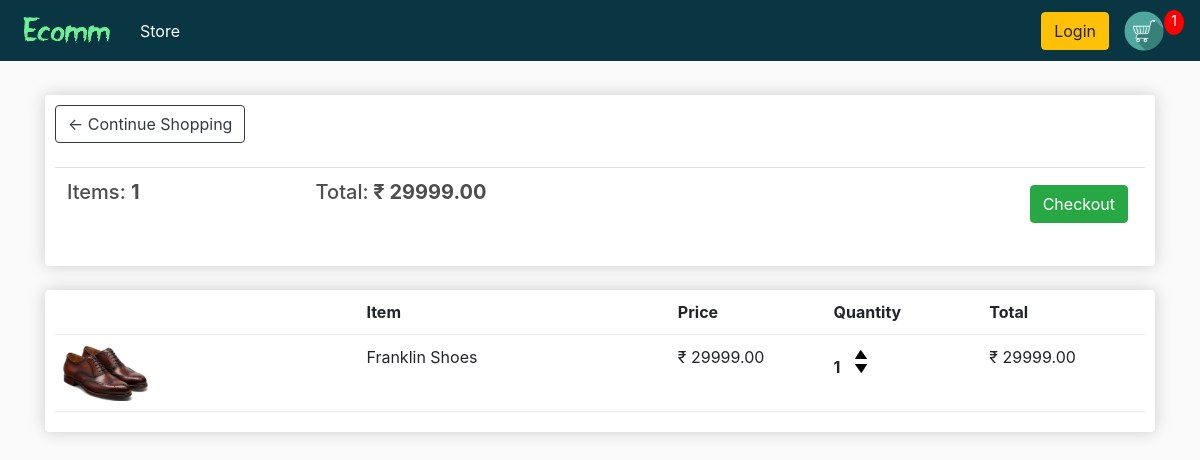
The page /cart/ (signed in) on the database as committed earlier.
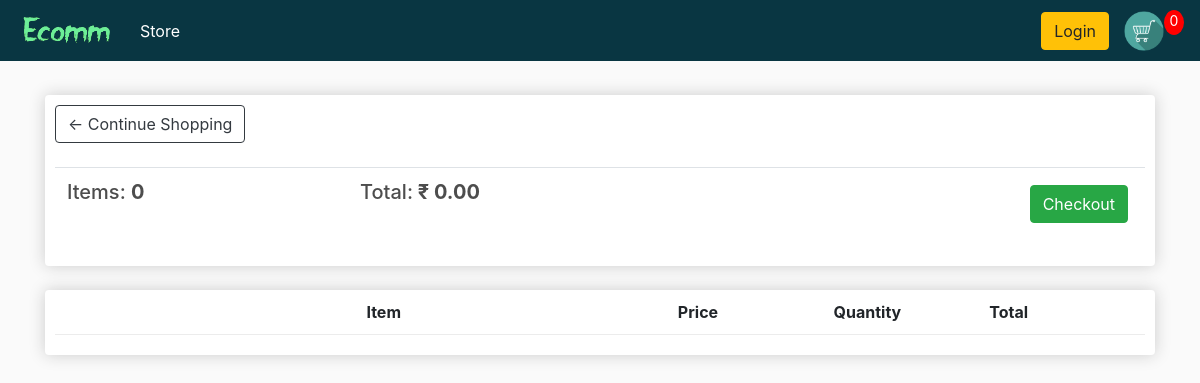
The same page on the database as committed later.
### store/models.py (models this page shows, shortened)
class Order(models.Model):
    customer = models.ForeignKey(
        Customer, on_delete=models.SET_NULL, blank=True, null=True)
    date_ordered = models.DateTimeField(auto_now_add=True)
    complete = models.BooleanField(default=False, null=True, blank=False)
    transaction_id = models.CharField(max_length=200, null=True)
    @property
    def get_cart_total(self):
        orderitems = self.orderitem_set.all()
        total = sum([item.get_total for item in orderitems])
        return total
    @property
    def get_cart_items(self):
        orderitems = self.orderitem_set.all()
        total = sum([item.quantity for item in orderitems])
        return total

class OrderItem(models.Model):
    product = models.ForeignKey(
        Product, on_delete=models.SET_NULL, blank=True, null=True)
    order = models.ForeignKey(
        Order, on_delete=models.SET_NULL, blank=True, null=True)
    quantity = models.IntegerField(default=0, null=True, blank=True)
    date_added = models.DateTimeField(auto_now_add=True)
    @property
    def get_total(self):
        total = self.product.price * self.quantity
        return total

class Product(models.Model):
    name = models.CharField(max_length=200, null=True)
    price = models.DecimalField(max_digits=9, decimal_places=2)
    digital = models.BooleanField(default=False, null=True, blank=False)
    image = models.ImageField(null=True, blank=True)
    description = models.CharField(max_length=1000, null=True, blank=True)
    @property
    def imageURL(self):
        try:
            url = self.image.url
        except:
            url = ''
        return url

### store/views.py (the view)
# urls.py: path('cart/', cartView, name="cart"),
def cartView(request):
    data = cartData(request)
    cartItems = data['cartItems']
    order = data['order']
    items = data['items']
    context = {'items': items, 'order': order, 'cartItems': cartItems}
    return render(request, 'store/cart.html', context)

### store/utils.py (called while the page is built)
def cartData(request):
    if request.user.is_authenticated:
        customer = request.user.customer
        order, created = Order.objects.get_or_create(
            customer=customer, complete=False)
        items = order.orderitem_set.all()
        cartItems = order.get_cart_items
    else:
        cookieData = cookieCart(request)
        cartItems = cookieData['cartItems']
        order = cookieData['order']
        items = cookieData['items']
    return {'cartItems': cartItems, 'order': order, 'items': items}

### store/templates/store/cart.html
{% extends 'store/base.html' %}
{% load static %}
{% block content %}
<div class="row">
    <div class="col-lg-12">
        <div class="box-element">
            <a class="btn btn-outline-dark" href="{% url 'store' %}">&#x2190; Continue Shopping</a>
            <br>
            <br>
            <table class="table">
                <tr>
                    <th>
                        <h5>Items: <strong>{{order.get_cart_items}}</strong></h5>
                    </th>
                    <th>
                        <h5>Total:<strong> &#8377; {{order.get_cart_total|floatformat:2}}</strong></h5>
                    </th>
                    <th>
                        <a style="float:right; margin:5px;" class="btn btn-success" href="{% url 'checkout' %}">Checkout</a>
                    </th>
                </tr>
            </table>
        </div>
        <br>
        <div class="box-element">
            <div class="cart-row">
                <div style="flex:2"></div>
                <div style="flex:2"><strong>Item</strong></div>
                <div style="flex:1"><strong>Price</strong></div>
                <div style="flex:1"><strong>Quantity</strong></div>
                <div style="flex:1"><strong>Total</strong></div>
            </div>
            {% for item in items %}
            <div class="cart-row">
                <div style="flex:2"><img class="row-image" src="{{item.product.imageURL}}"></div>
                <div style="flex:2">
                    <p>{{item.product.name}}</p>
                </div>
                <div style="flex:1">
                    <p>&#8377; {{item.product.price|floatformat:2}}</p>
                </div>
                <div style="flex:1">
                    <p class="quantity">{{item.quantity}}</p>
                    <div class="quantity">
                        <img data-product={{item.product.id}} data-action='add' class="chg-quantity update-cart" src="{% static  'images/arrow-up.png' %}">
                        <img data-product={{item.product.id}} data-action='remove' class="chg-quantity update-cart" src="{% static  'images/arrow-down.png' %}">
                    </div>
                </div>
                <div style="flex:1">
                    <p>&#8377; {{item.get_total|floatformat:2}}</p>
                </div>
            </div>
            {% endfor %}
        </div>
    </div>
</div>
{% endblock content %}

### store/templates/store/base.html (shortened to what this page needs)
<!DOCTYPE html>
{% load static %}
<html>
<head>
    <link rel="stylesheet" href="https://stackpath.bootstrapcdn.com/bootstrap/4.4.1/css/bootstrap.min.css">
    <link rel="stylesheet" type="text/css" href="{% static 'css/main.css' %}">
</head>
<body>
    <nav class="navbar navbar-expand-lg navbar-dark bg-dark">
        <a class="navbar-brand" href="{% url 'store' %}"><img src="{% static 'images/Ecomm.png' %}" width="100" height="35" alt="E Logo"></a>
        <div class="collapse navbar-collapse" id="navbarSupportedContent">
            <ul class="navbar-nav mr-auto">
                <li class="nav-item active">
                    <a class="nav-link" href="{% url 'store' %}">Store <span class="sr-only">(current)</span></a>
                </li>
            </ul>
            <div class="form-inline my-2 my-lg-0">
                <a href="#" class="btn btn-warning">Login</a>
                <a href="{% url 'cart' %}">
                    <img id="cart-icon" src="{% static 'images/cart2.png' %}">
                </a>
                <p id="cart-total">{{cartItems}}</p>
            </div>
        </div>
    </nav>
    <div class="container">
        <br>
        {% block content %}
        {% endblock content %}
    </div>
</body>
</html>

### static/css/main.css (style rules this page uses)
body { background-color: hsl(0, 0%, 98%); margin-bottom: 50px; }
h1,h2,h3,h4,h5,h6 { color:hsl(0, 0%, 30%); }
html { position: relative; min-height: 100%; }
.box-element { box-shadow:hsl(0, 0%, 80%) 0 0 16px; background-color: #fff; border-radius: 4px; padding: 10px; }
.bg-dark { background-color: #093642!important; }
#cart-icon { width:40px; display: inline-block; margin-left: 15px; }
#cart-total { display: block; text-align: center; color:#fff; background-color: red; width: 20px; height: 25px; border-radius: 50%; font-size: 14px; }
.col-lg-4, .col-lg-6, .col-lg-8, .col-lg-12 { margin-top: 10px; }
.btn { border-radius: 2; }
.cart-row { display: flex; align-items: flex-stretch; padding-bottom: 10px; margin-bottom: 10px; border-bottom: 1px solid #ececec; }

Rows that differ between the two databases and show on the page:
no longer on this page (row edited): Order: get_cart_items "1", get_cart_total "29999.00"
no longer on this page (row edited): OrderItem: product.imageURL (picture), product.name "Franklin Shoes", product.price "29999.00", quantity "1", get_total "29999.00"
added Order: get_cart_items "0", get_cart_total "0.00"
Other text that changed with them:
{{ cartItems }}: "1" → "0"
